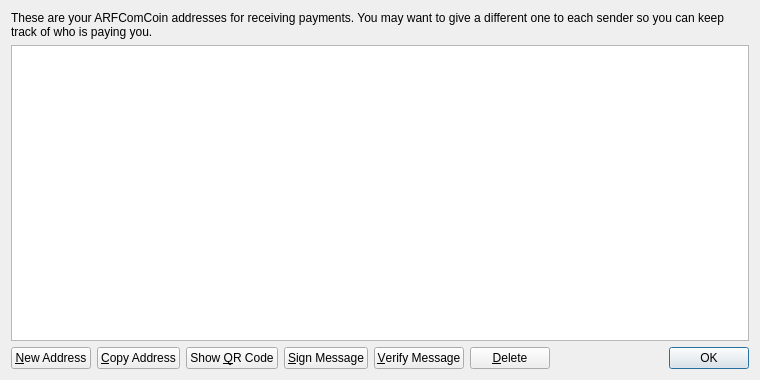
<?xml version="1.0" encoding="UTF-8"?>
<ui version="4.0">
 <class>AddressBookPage</class>
 <widget class="QWidget" name="AddressBookPage">
  <property name="geometry">
   <rect>
    <x>0</x>
    <y>0</y>
    <width>760</width>
    <height>380</height>
   </rect>
  </property>
  <property name="windowTitle">
   <string>Address Book</string>
  </property>
  <layout class="QVBoxLayout" name="verticalLayout">
   <item>
    <widget class="QLabel" name="labelExplanation">
     <property name="text">
      <string>These are your ARFComCoin addresses for receiving payments. You may want to give a different one to each sender so you can keep track of who is paying you.</string>
     </property>
     <property name="textFormat">
      <enum>Qt::PlainText</enum>
     </property>
     <property name="wordWrap">
      <bool>true</bool>
     </property>
    </widget>
   </item>
   <item>
    <widget class="QTableView" name="tableView">
     <property name="contextMenuPolicy">
      <enum>Qt::CustomContextMenu</enum>
     </property>
     <property name="toolTip">
      <string>Double-click to edit address or label</string>
     </property>
     <property name="tabKeyNavigation">
      <bool>false</bool>
     </property>
     <property name="alternatingRowColors">
      <bool>true</bool>
     </property>
     <property name="selectionMode">
      <enum>QAbstractItemView::SingleSelection</enum>
     </property>
     <property name="selectionBehavior">
      <enum>QAbstractItemView::SelectRows</enum>
     </property>
     <property name="sortingEnabled">
      <bool>true</bool>
     </property>
     <attribute name="verticalHeaderVisible">
      <bool>false</bool>
     </attribute>
    </widget>
   </item>
   <item>
    <layout class="QHBoxLayout" name="horizontalLayout">
     <item>
      <widget class="QPushButton" name="newAddressButton">
       <property name="toolTip">
        <string>Create a new address</string>
       </property>
       <property name="text">
        <string>&amp;New Address</string>
       </property>
       <property name="icon">
        <iconset resource="../bitcoin.qrc">
         <normaloff>:/icons/add</normaloff>:/icons/add</iconset>
       </property>
      </widget>
     </item>
     <item>
      <widget class="QPushButton" name="copyToClipboard">
       <property name="toolTip">
        <string>Copy the currently selected address to the system clipboard</string>
       </property>
       <property name="text">
        <string>&amp;Copy Address</string>
       </property>
       <property name="icon">
        <iconset resource="../bitcoin.qrc">
         <normaloff>:/icons/editcopy</normaloff>:/icons/editcopy</iconset>
       </property>
      </widget>
     </item>
     <item>
      <widget class="QPushButton" name="showQRCode">
       <property name="text">
        <string>Show &amp;QR Code</string>
       </property>
       <property name="icon">
        <iconset resource="../bitcoin.qrc">
         <normaloff>:/icons/qrcode</normaloff>:/icons/qrcode</iconset>
       </property>
      </widget>
     </item>
     <item>
      <widget class="QPushButton" name="signMessage">
       <property name="toolTip">
        <string>Sign a message to prove you own a Bitcoin address</string>
       </property>
       <property name="text">
        <string>&amp;Sign Message</string>
       </property>
       <property name="icon">
        <iconset resource="../bitcoin.qrc">
         <normaloff>:/icons/edit</normaloff>:/icons/edit</iconset>
       </property>
      </widget>
     </item>
     <item>
      <widget class="QPushButton" name="verifyMessage">
       <property name="toolTip">
        <string>Verify a message to ensure it was signed with a specified Bitcoin address</string>
       </property>
       <property name="text">
        <string>&amp;Verify Message</string>
       </property>
       <property name="icon">
        <iconset resource="../bitcoin.qrc">
         <normaloff>:/icons/transaction_0</normaloff>:/icons/transaction_0</iconset>
       </property>
      </widget>
     </item>
     <item>
      <widget class="QPushButton" name="deleteButton">
       <property name="toolTip">
        <string>Delete the currently selected address from the list. Only sending addresses can be deleted.</string>
       </property>
       <property name="text">
        <string>&amp;Delete</string>
       </property>
       <property name="icon">
        <iconset resource="../bitcoin.qrc">
         <normaloff>:/icons/remove</normaloff>:/icons/remove</iconset>
       </property>
      </widget>
     </item>
     <item>
      <spacer name="horizontalSpacer">
       <property name="orientation">
        <enum>Qt::Horizontal</enum>
       </property>
       <property name="sizeHint" stdset="0">
        <size>
         <width>40</width>
         <height>20</height>
        </size>
       </property>
      </spacer>
     </item>
     <item>
      <widget class="QDialogButtonBox" name="buttonBox">
       <property name="sizePolicy">
        <sizepolicy hsizetype="Maximum" vsizetype="Fixed">
         <horstretch>0</horstretch>
         <verstretch>0</verstretch>
        </sizepolicy>
       </property>
       <property name="standardButtons">
        <set>QDialogButtonBox::Ok</set>
       </property>
      </widget>
     </item>
    </layout>
   </item>
  </layout>
 </widget>
 <resources>
  <include location="../bitcoin.qrc"/>
 </resources>
 <connections/>
</ui>
